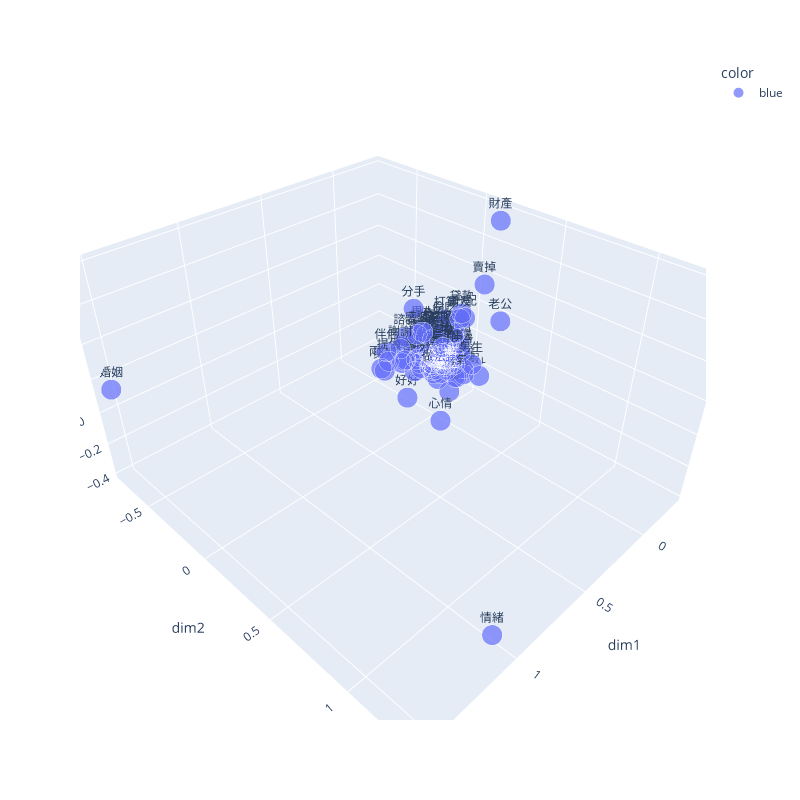

The code cell stored with this chart in its notebook:
### Code cell
new_feat = reduceDim(feat,dim = 3,method = 'PCA' )
print(new_feat.shape)
word_df = pd.DataFrame({
    "word":sample_words,
    "dim1":new_feat[:,0],
    "dim2":new_feat[:,1],
    "dim3":new_feat[:,2],
})
plotScatter3D(word_df)

### Figure 1 — Plotly figure (JSON) as saved in the notebook; plotly's stock layout.template omitted (floating-point values rounded to 4 significant figures; data arrays with more than 128 entries replaced by an {"elided": "..."} marker saying what was removed)
{"data": [{"hovertemplate": "color=blue<br>dim1=%{x}<br>dim2=%{y}<br>dim3=%{z}<br>size=%{marker.size}<br>word=%{text}<extra></extra>", "legendgroup": "blue", "marker": {"color": "#636efa", "size": {"elided": "150 float values"}, "sizemode": "area", "sizeref": 0.00125, "symbol": "circle"}, "mode": "markers+text", "name": "blue", "scene": "scene", "showlegend": true, "text": {"elided": "150 str values"}, "type": "scatter3d", "x": {"elided": "150 float values"}, "y": {"elided": "150 float values"}, "z": {"elided": "150 float values"}}], "layout": {"height": 800, "legend": {"itemsizing": "constant", "title": {"text": "color"}, "tracegroupgap": 0}, "margin": {"t": 60}, "scene": {"domain": {"x": [0, 1], "y": [0, 1]}, "xaxis": {"title": {"text": "dim1"}}, "yaxis": {"title": {"text": "dim2"}}, "zaxis": {"title": {"text": "dim3"}}}, "width": 800}}
